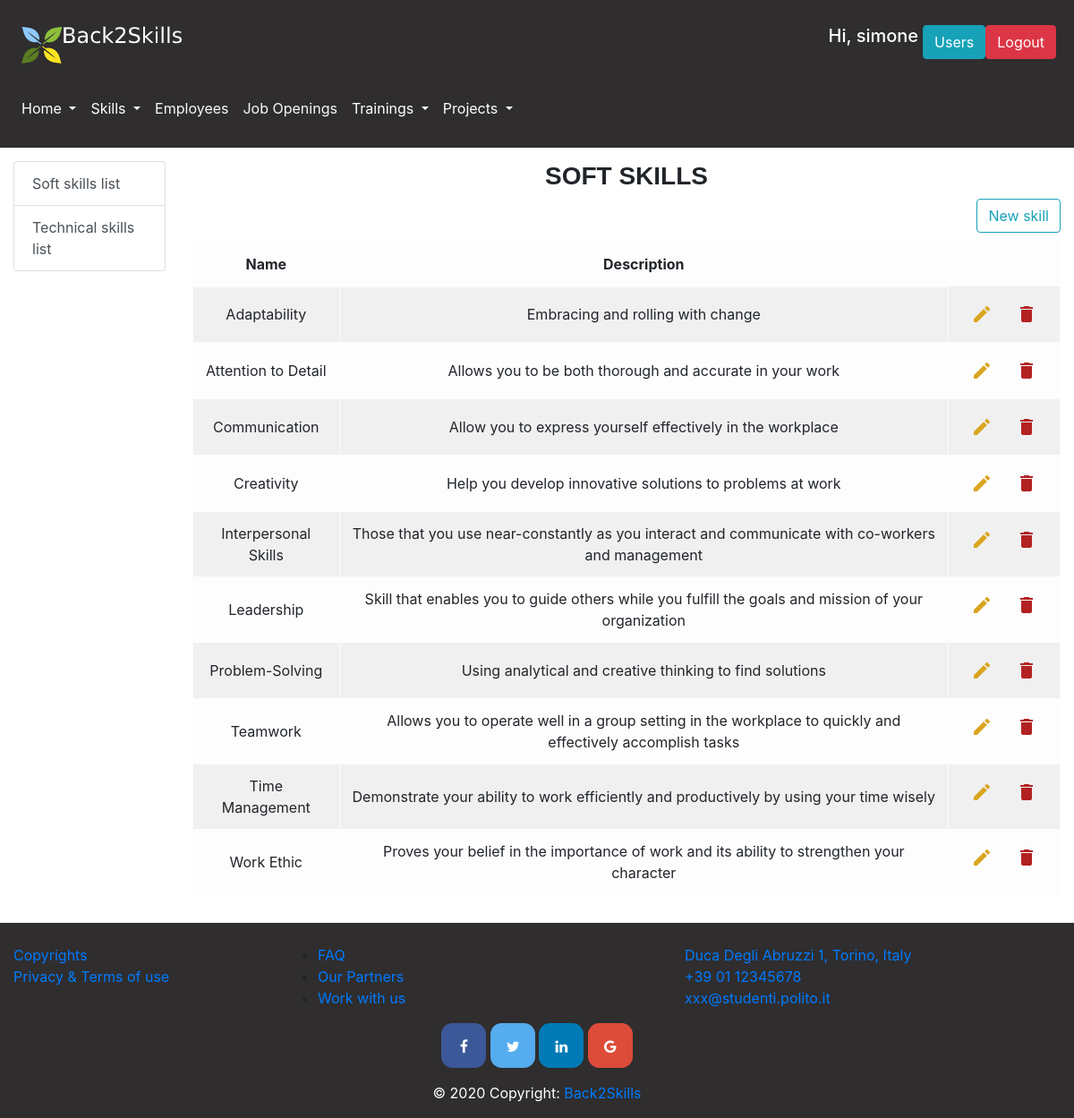
The app's page /skills (signed in) with its own data.
### database.py (models this page shows, shortened)
class User(db.Model):
    __tablename__ = 'user'
    id = db.Column(db.Integer, primary_key=True)
    name = db.Column(db.String)
    surname = db.Column(db.String)
    email = db.Column(db.String, nullable=False, unique=True)
    password = db.Column(db.String, nullable=False)
    admin = db.Column(db.Boolean)
    project = db.Column(db.Integer, db.ForeignKey('project.id'))
    @property
    def is_authenticated(self):
        return True

class Skill(db.Model):
    __tablename__ = 'skill'
    id = db.Column(db.Integer, primary_key=True)
    name = db.Column(db.String)
    description = db.Column(db.String)
    type = db.Column(db.String) #HAS TO BE "Soft" OR "Hard", no other options
    employee = db.relationship("Employee", secondary="employee_skill")
    training = db.relationship("Training", secondary="training_skill")
    role_in_project = db.relationship('Role_in_project', secondary="role_in_project_skill")
    role = db.relationship("Role", secondary="role_skill")

### app.py (the view, shortened to what this page needs)
@app.route("/skills", methods=['GET','POST'])
@app.route('/skills/<kind>')
@login_required
def skills(kind="soft", s=None):
    skills_list=[]
    if kind == "soft":
        skills_list = get_soft_skills()
    elif kind == "hard":
        skills_list = get_hard_skills()
    return render_template('skills.html', skills=skills_list, skill_type=kind)

### app.py (called while the page is built)
@app.after_request
def add_header(r):
    r.headers["Cache-Control"] = "no-cache, no-store, must-revalidate"
    r.headers["Pragma"] = "no-cache"
    r.headers["Expires"] = "0"
    r.headers['Cache-Control'] = 'public, max-age=0'
    return r

@login_manager.user_loader
def load_user(user_id):
    return get_user_by_id(user_id)

### database.py (called while the page is built)
def get_user_by_id(user_id):
    return User.query.filter(User.id==user_id).first()

def get_soft_skills():
    ss=Skill.query.filter(or_(Skill.type=="soft",Skill.type=="Soft")).all()
    ss.sort(key=lambda x: x.name)
    return ss

### templates/skills.html (shortened to what this page needs)
{% extends "layout.html" %}
    {% block pageContent %}
        <div class="row">
        <div class="col-md-2">
          <div class="content-section">
              <div class="list-group">
                  <a href="/skills/soft" class="list-group-item list-group-item-action">Soft skills list</a>
                  <a href="/skills/hard" class="list-group-item list-group-item-action">Technical skills list</a>
              </div>
          </div>
        </div>
          <div class="col-md-10">
              {% block sectionContent %}
                  <h3 class="section-title">{{ skill_type }} skills</h3>
                  {% if current_user.is_authenticated and current_user.admin %}
                      <button type="button" class="btn btn-outline-info float-right" data-toggle="modal" data-target="#newSkillModal">
                          New skill
                      </button>
                  <br/>
                  {% endif %}
                  <br/>
                  <div class="table-responsive">
                      <table class="table table-bordered table-light table-striped text-center">
                          <thead>
                            <tr>
                              <th scope="col">Name</th>
                              <th scope="col">Description</th>
                            </tr>
                          </thead>
                          <tbody>
                              {% for skill in skills %}
                                  <tr>
                                      <td class="align-middle">{{skill.name}}</td>
                                      <td class="align-middle">{{ skill.description }}</td>
                                      {% if current_user.is_authenticated and current_user.admin %}
                                          <td>
                                              <div class="btn-group" role="group" aria-label="Basic example">
                                                      <button type="button" class="btn d-flex justify-content-center align-content-between" data-toggle="modal" data-target="#editSkillModal" data-skillid="{{ skill.id }}" data-name="{{ skill.name }}" data-description="{{ skill.description }}" data-kind="{{ skill.type }}" >
                                                          <i class="material-icons" style="color: goldenrod">edit </i>
                                                      </button>
                                                  <form action="{{ url_for('skills') }}" method="POST" onsubmit="return confirm('Do you really want to delete this skill?');">
                                                      <button type="submit" class="btn d-flex justify-content-center align-content-between">
                                                          <i class="material-icons" style="color: #b22222">delete</i>
                                                      </button>
                                                  </form>
                                              </div>
                                          </td>
                                      {% endif %}
                                  </tr>
                              {% endfor %}
                          </tbody>
                      </table>
                  </div>
              {% endblock %}
          </div>
        </div>
    {% endblock %}

### templates/layout.html (shortened to what this page needs)
<!DOCTYPE html>
<html lang="en">
<head>
    <link rel="stylesheet" href="{{ url_for('static',filename='css/bootstrap.css') }}" >
    <link rel="stylesheet" href="{{ url_for('static',filename='css/bootstrap-override.css') }}" >
</head>
<body>
<header>
    <nav class="navbar navbar-expand-lg navbar-light light-dark" id="loginNavbar">
        <a class="navbar-brand" href="/home"><img src="/static/images/Logosmallwhite.png" alt=""></a>
        {% if current_user.is_authenticated%}
            <div class="btn-group ml-auto mr-1">
                <h5 style="color: white; margin-right: 5px;">Hi, {{ current_user.name }}</h5>
                {% if current_user.admin %}
                    <a href="/users"><button class="btn btn-info">Users</button></a>
                {% else %}
                    {% if current_user.project %}
                        <a href="/project/{{ current_user.project }}"><button class="btn btn-info">Your project</button></a>
                    {% endif %}
                {% endif %}
                <form action="/logout" method="POST">
                    <button type="submit" class="btn btn-danger">Logout</button>
                </form>
            </div>
        {% else %}
            <a href="/login" class="btn btn-info ml-auto mr-1" role="button">Login</a>
        {% endif %}
    </nav>
    <nav class="navbar navbar-expand-lg navbar-light text-white light-dark" id="menuNavbar">
        <div class="collapse navbar-collapse" id="navbarSupportedContent">
            <ul class="navbar-nav mr-auto">
                <li class="nav-item dropdown ">
                    <a class="nav-link dropdown-toggle text-white" href="#" id="homepageDropdown" role="button" data-toggle="dropdown" aria-haspopup="true" aria-expanded="false">
                        Home
                    </a>
                </li>
                <li class="nav-item dropdown">
                    <a class="nav-link dropdown-toggle text-white" href="/skills" id="skillsDropdown" role="button" data-toggle="dropdown" aria-haspopup="true" aria-expanded="false">
                        Skills
                    </a>
                </li>
                <li class="nav-item">
                    <a class="nav-link" href="/employees" id="employeesButton" role="button" aria-haspopup="true" aria-expanded="false" >
                        <p class="text-light"> Employees</p>
                    </a>
                </li>
                <li class="nav-item">
                    <a class="nav-link" href="/jobs" id="jobsButton" role="button" aria-haspopup="true" aria-expanded="false">
                        <p class="text-light">Job Openings</p>
                    </a>
                </li>
                <li class="nav-item dropdown">
                    <a class="nav-link dropdown-toggle text-white" href="#" id="trainingsDropdown" role="button" data-toggle="dropdown" aria-haspopup="true" aria-expanded="false">
                        Trainings
                    </a>
                </li>
                <li class="nav-item dropdown">
                    <a class="nav-link dropdown-toggle text-white" href="#" id="projectsDropdown" role="button" data-toggle="dropdown" aria-haspopup="true" aria-expanded="false">
                        Projects
                    </a>
                </li>
            </ul>
        </div>
    </nav>
</header>
<main role="main" id="main-container">
    {% block pageContent %}
    {% endblock %}
</main>
<footer class="page-footer font-small light-dark pt-4">
    <div class="container-fluid text-center text-md-left">
        <div class="row">
            <div class="col-md-3 mb-md-0 mb-3">
                <ul class="list-unstyled">
                    <li>
                        <a href="#">Copyrights</a>
                    </li>
                    <li>
                        <a href="#">Privacy & Terms of use</a>
                    </li>
                </ul>
            </div>
            <div class="col-md-3 mb-md-0 mb-3">
                <ul>
                    <li>
                        <a href="/faq" role="button">FAQ</a>
                    </li>
                    <li>
                        <a href="#">Our Partners</a>
                    </li>
                    <li>
                        <a href="#">Work with us</a>
                    </li>
                </ul>
            </div>
            <div class="col-md-3 mx-auto">
                <ul class="list-unstyled">
                    <li>
                        <a href="#!">Duca Degli Abruzzi 1, Torino, Italy</a>
                    </li>
                    <li>
                        <a href="#!">+39 01 12345678</a>
                    </li>
                    <li>
                        <a href="#!">xxx@studenti.polito.it</a>
                    </li>
                </ul>
            </div>
        </div>
    </div>
    <div class="container">
        <div class="mx-auto" style="width: 400px;">
            <link rel="stylesheet" href="https://cdnjs.cloudflare.com/ajax/libs/font-awesome/4.7.0/css/font-awesome.min.css">
            <div class=" text-center">
                <a href="#" class="fa fa-facebook" style="font-size: medium"></a>
                <a href="#" class="fa fa-twitter" style="font-size: medium"></a>
                <a href="#" class="fa fa-linkedin" style="font-size: medium"></a>
                <a href="#" class="fa fa-google" style="font-size: medium"></a>
            </div>
        </div>
    </div>
    <div class="footer-copyright text-white text-center py-3">© 2020 Copyright:
        <a href=""> Back2Skills</a>
    </div>
</footer>
</body>
</html>

### records on screen
User: name "simone"
Skill: name "Adaptability", description "Embracing and rolling with change"
Skill: name "Attention to Detail", description "Allows you to be both thorough and accurate in your work"
Skill: name "Communication", description "Allow you to express yourself effectively in the workplace"
Skill: name "Creativity", description "Help you develop innovative solutions to problems at work"
Skill: name "Interpersonal Skills", description "Those that you use near-constantly as you interact and communicate with co-workers and management"
Skill: name "Leadership", description "Skill that enables you to guide others while you fulfill the goals and mission of your organization"
Skill: name "Problem-Solving", description "Using analytical and creative thinking to find solutions"
Skill: name "Teamwork", description "Allows you to operate well in a group setting in the workplace to quickly and effectively accomplish tasks"
Skill: name "Time Management", description "Demonstrate your ability to work efficiently and productively by using your time wisely"
Skill: name "Work Ethic", description "Proves your belief in the importance of work and its ability to strengthen your character"

### other values on screen
{{ skill_type }} "SOFT"
